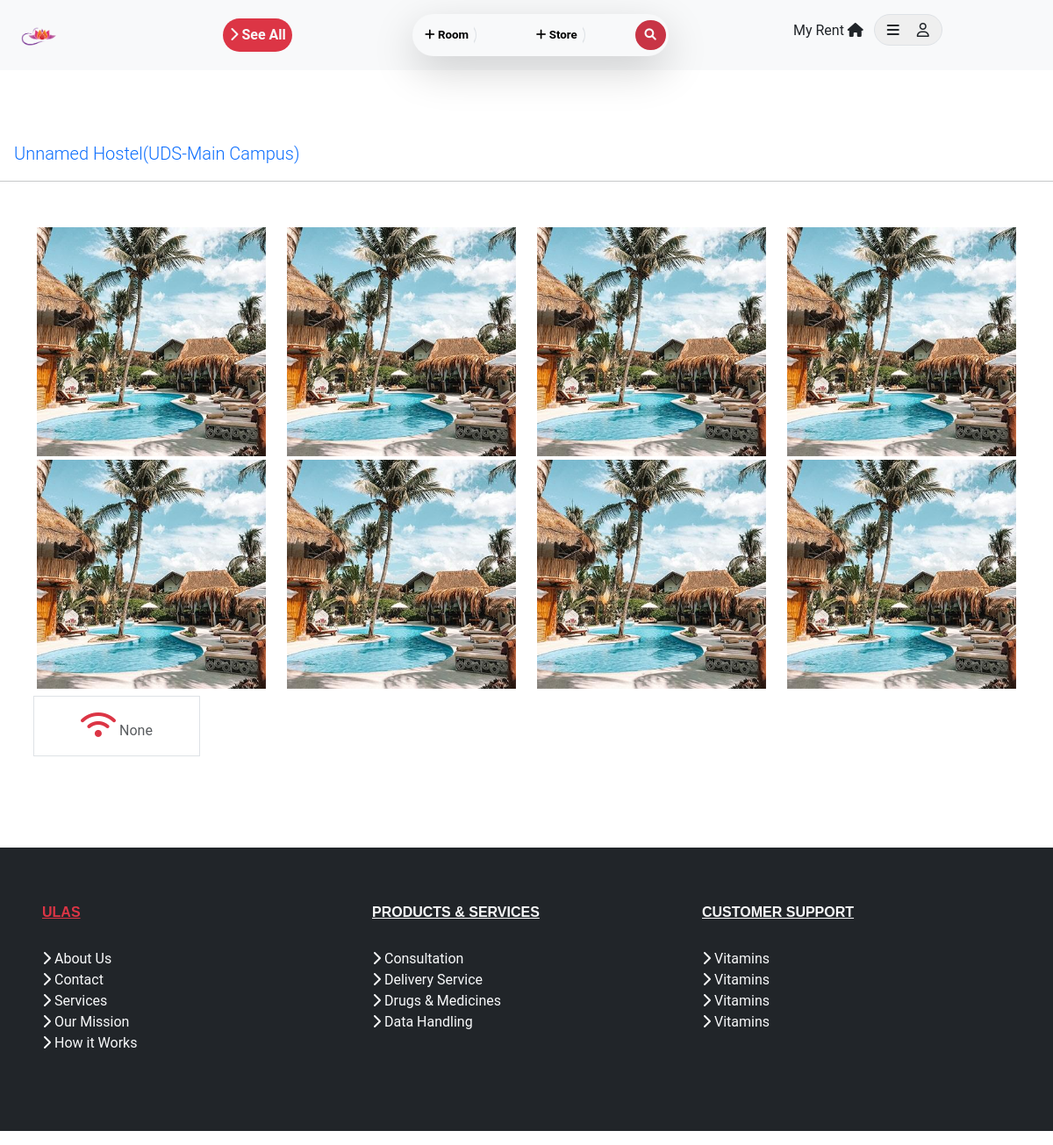
/hostel/5/, run on an earlier commit of the app's database.
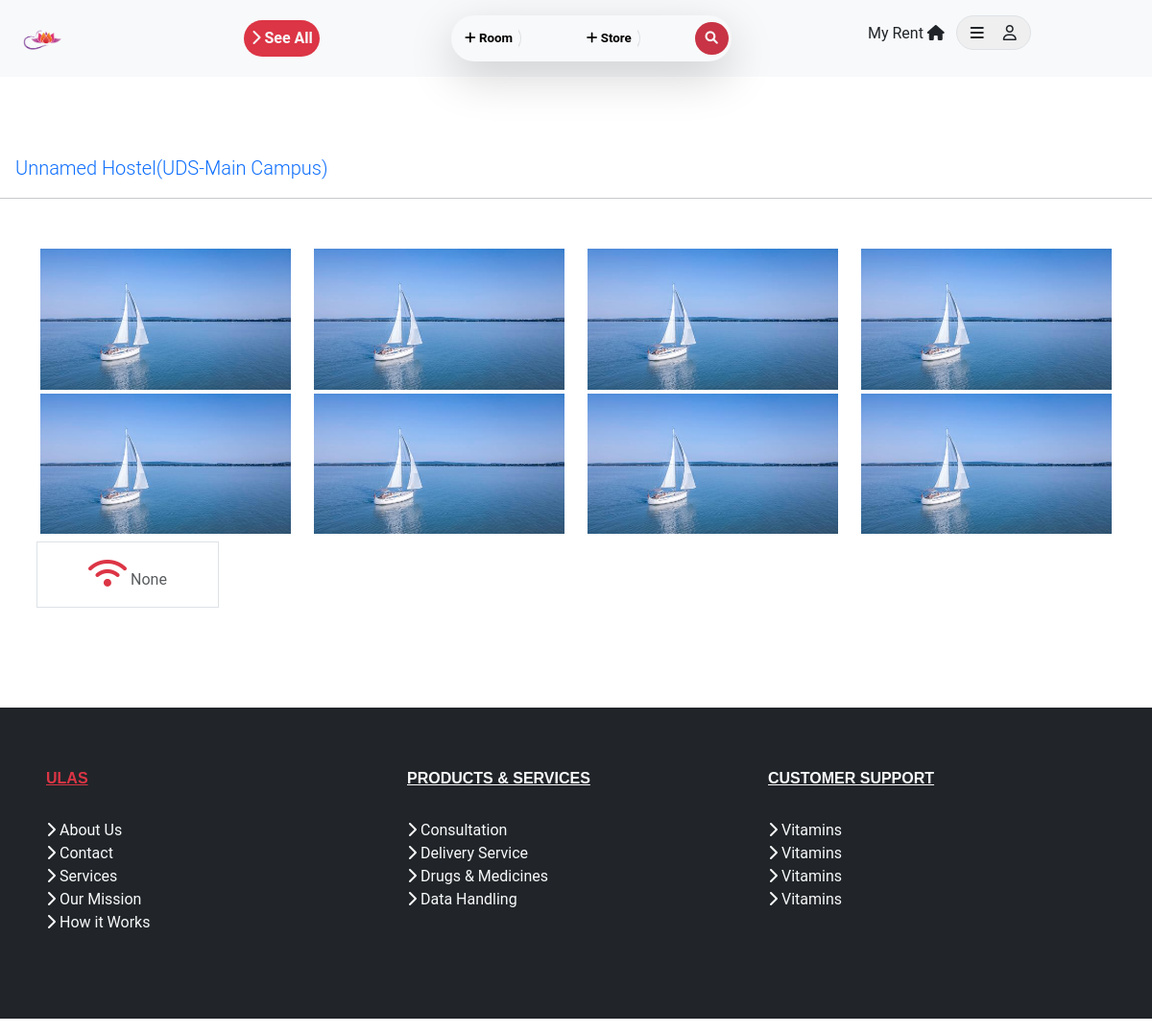
And on a later commit of the database.
### hostels/models.py (models this page shows, shortened)
class Hostel(models.Model):
    school = models.ForeignKey(School, on_delete=models.CASCADE)
    campus = models.CharField(max_length=100, default='Main Campus')
    hostel_name = models.CharField(max_length=50, default='unnamed hostel')
    contact = PhoneNumberField()
    image = models.ImageField(blank=True,
                              upload_to='static/images',
                              default=None)
    date_added = models.DateTimeField(default=timezone.now)
    no_of_rooms = models.PositiveIntegerField()
    hostel_coordinates = models.CharField(max_length=100)
    cost_per_room = models.DecimalField(max_digits=8, decimal_places=2)
    duration = models.PositiveIntegerField()
    wifi = models.CharField(max_length=20)
    details = RichTextUploadingField()
    '''
    trimming images to an appropriate size before saving to the database
    '''
    '''
    a method to get the cost of a romm
    '''
    '''
    calculating the distance of the hostel to the campus
    '''

class School(models.Model):
    name = models.CharField(max_length=100)
    city = models.CharField(max_length=100)
    region = models.CharField(max_length=100)
    school_coordinates = models.CharField(max_length=100)
    '''
    return the name of the school
    '''

### hostels/views.py (the view)
# urls.py: path('hostel/<int:pk>/', HostelDetailView.as_view(), name='hostel-detail'),
class HostelDetailView(DetailView):
    model = Hostel

### hostels/templates/hostels/hostel_detail.html (shortened to what this page needs)
{% extends 'hostels/base.html' %}
{% load static %}
{% block content %}
<section class="room-mt mb-5">
<p class="mx-3 lead text-capitalize"><a href="{% url 'rooms' %}">{{ object.hostel_name }}({{hostel.school.name}}-{{hostel.campus}})</a></p>
<hr>
</section>
<section>
    <div class="container">
        <div class="row">
            <div class="col-sm-3 col-md-3 mt-1">
                <img src="{{object.image.url}}" class="img-fluid">
            </div>
            <div class="col-sm-3 col-md-3 mt-1">
                <img src="{{object.image.url}}" class="img-fluid">
            </div>
            <div class="col-sm-3 col-md-3 mt-1">
                <img src="{{object.image.url}}" class="img-fluid">
            </div>
            <div class="col-sm-3 col-md-3 mt-1">
                <img src="{{object.image.url}}" class="img-fluid">
            </div>
            <div class="col-sm-3 col-md-3 mt-1">
                <img src="{{object.image.url}}" class="img-fluid">
            </div>
            <div class="col-sm-3 col-md-3 mt-1">
                <img src="{{object.image.url}}" class="img-fluid">
            </div>
            <div class="col-sm-3 col-md-3 mt-1">
                <img src="{{object.image.url}}" class="img-fluid">
            </div>
            <div class="col-sm-3 col-md-3 mt-1">
                <img src="{{object.image.url}}" class="img-fluid">
            </div>
        </div>
        <div class="row">
            <div class="col-md-2 col-sm-12 m-2 d-flex justify-content-center border py-3">
               <span class="text-muted text-capitalize"><i class="fa-solid fa-wifi text-danger fa-2x"> </i> {{object.wifi}}</span>
            </div>
        </div>
    </div>
</section>
{% endblock content %}

What changed in the data, as far as the page shows it:
changed Hostel "Unnamed Hostel": image: a different picture
